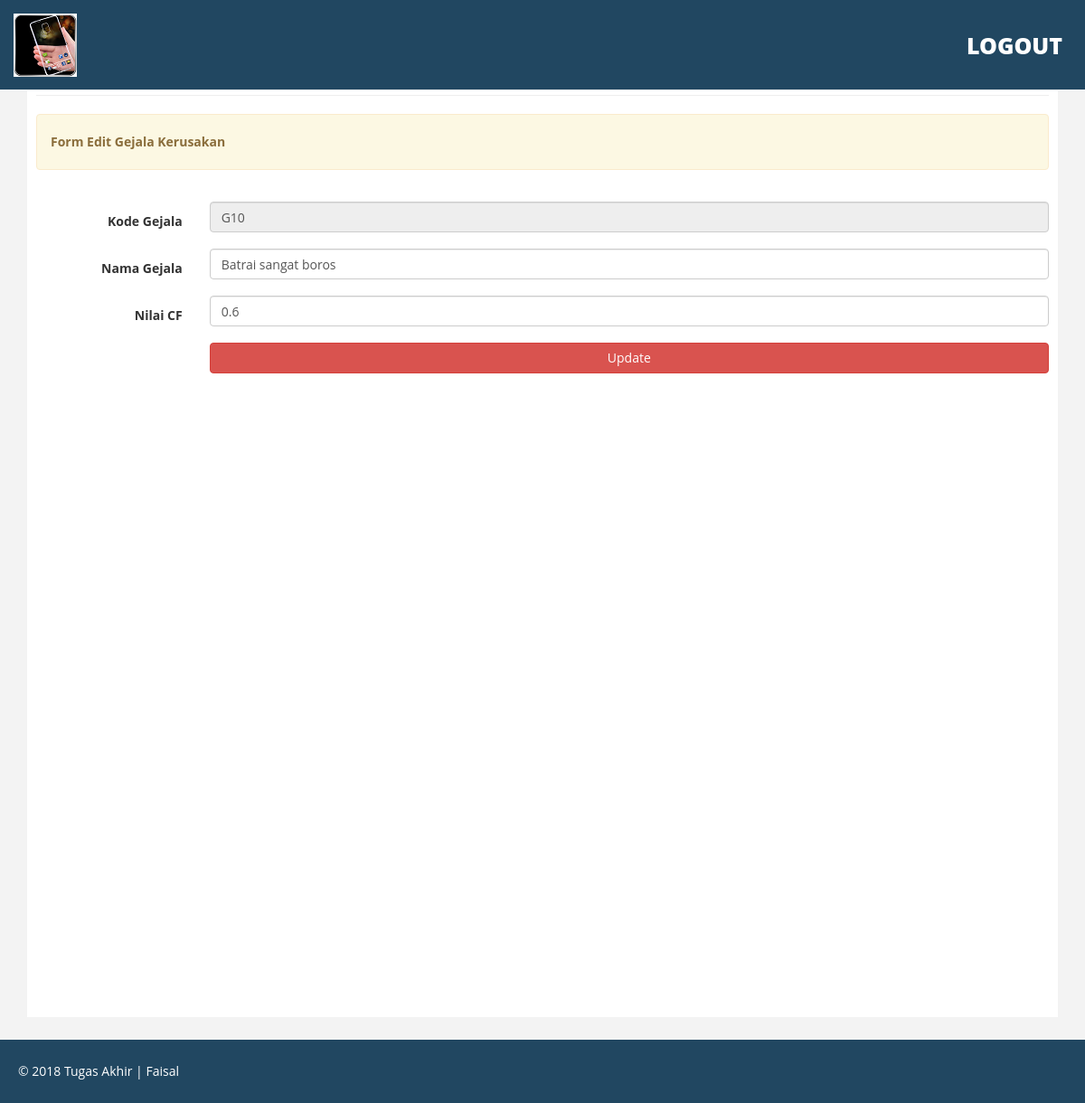
/admin/editgejala/10, run on the app's committed database.
### tables this page shows
CREATE TABLE IF NOT EXISTS `gejala_kerusakan` (
  `id` int(11) NOT NULL AUTO_INCREMENT,
  `nama` varchar(200) NOT NULL,
  `cf` double NOT NULL,
  `kode` varchar(5) NOT NULL,
  PRIMARY KEY (`id`),
  UNIQUE KEY `kode` (`kode`)
);

### application/controllers/Admin_controller.php (called while the page is built, shortened)
<?php
class Admin_controller extends CI_Controller
{
    function __construct()
    {
        $this->load->model('Admin_model');
    }
    function editGejala($param)
    {
        $data['data']   = $this->Admin_model->lihatGejalaKerusakanById($param);
        $data['footer'] = $this->load->view("admin/footer.php", '', TRUE);
        $data['header'] = $this->load->view("admin/header.php", '', TRUE);
        $this->load->view('admin/form_edit_gejala', $data);
    }
}

### index.php (called while the page is built, shortened)
<?php
require_once BASEPATH.'core/CodeIgniter.php';

### application/models/Admin_model.php (called while the page is built, shortened)
<?php
class Admin_model extends CI_Model
{
    function lihatGejalaKerusakanById($id)
    {
        $this->db->from('gejala_kerusakan');
        $this->db->where('id', $id);
        $query = $this->db->get();
        return $query->result_array();
    }
}

### application/views/admin/form_edit_gejala.php (the view, shortened to what this page needs)
<!DOCTYPE html>
<html xmlns="http://www.w3.org/1999/xhtml">
<head>
   <link href="<?php echo base_url("assets/admin"); ?>/css/bootstrap.css" rel="stylesheet" />
   <link href="<?php echo base_url("assets/admin"); ?>/css/font-awesome.css" rel="stylesheet" />
   <link href="<?php echo base_url("assets/admin"); ?>/css/custom.css" rel="stylesheet" />
</head>
<body>
   <div id="wrapper">
    <?php echo $header;?>
    <div id="page-wrapper" >
      <div class="container">
         <div id="page-inner">
            <hr />
            <div class="row">
            <div class="col-lg-12">
              <div class="alert alert-warning">
                <strong>Form Edit Gejala Kerusakan</strong>
              </div>
            </div>
          </div>
     <div class="row text-center pad-top">
      <div class="col-lg-12 col-md-12 col-sm-12 col-xs-6">
         <?php
         $attributes = array('class' => 'form-horizontal', 'id' => 'tambahgejala');
         echo form_open('admin/submit/editgejala', $attributes);
         ?>
         <div class="form-group">
            <label class="control-label col-sm-2" for="nama">Kode Gejala</label>
            <div class="col-sm-10">
                  <input type="text" class="form-control" placeholder="Tolong Masukkan Angka" aria-describedby="basic-addon2" name="kode" id="kode" value="<?=$data[0]['kode']; ?>" readonly="">
            </div>
         </div>
         <div class="form-group">
            <label class="control-label col-sm-2" for="nama">Nama Gejala</label>
            <div class="col-sm-10">
               <input type="text" class="form-control" id="nama" placeholder="Masukkan Nilaiama Gejala" name="nama" value="<?=$data[0]['nama']?>">
            </div>
         </div>
         <div class="form-group">
            <label class="control-label col-sm-2" for="pwd">Nilai CF</label>
            <div class="col-sm-10">
              <input type="text" class="form-control" id="cf" placeholder="Masukkan nilai CF Pakar" name="cf" value="<?= $data[0]['cf']?>">
           </div>
        </div>
        <div class="form-group">
         <div class="col-sm-offset-2 col-sm-10">
           <button type="submit" class="btn btn-danger col-lg-12">Update</button>
        </div>
     </div>
     <?php echo form_close();?>
  </div>
</div>
</div>
</div>
</div>
</div>
<?php echo $footer;?>
</body>
</html>

### assets/admin/css/custom.css (style rules this page uses)
body { font-family: 'Open Sans', sans-serif; line-height:30px; }
#wrapper { width: 100%; margin-top:50px; }
#page-wrapper { padding: 15px 0px; min-height: 600px; background:#F3F3F3; }
#page-inner { width:100%; margin:10px 20px 10px 0px; background-color:#fff!important; padding:10px; min-height:1050px; }
.pad-top { padding-top:15px; }
@media (min-width:768px) { #page-wrapper { padding: 15px 0px; min-height: 1050px; } }

### data on the page
gejala_kerusakan: kode "G10", nama "Batrai sangat boros", cf "0.6"
